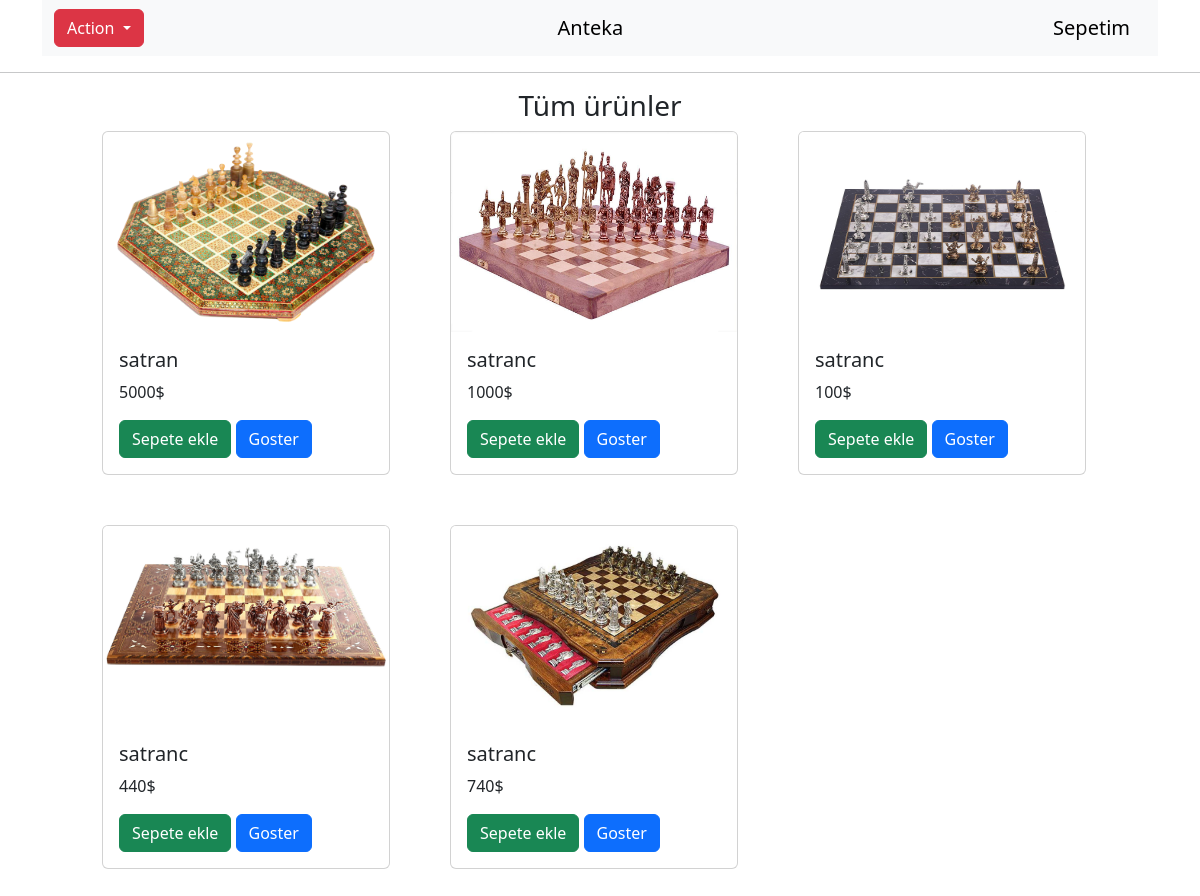
The page /internet-pro/build/satranc.php on the database its author committed.
### tables this page shows
CREATE TABLE `satranc` (
  `id` int(11) NOT NULL,
  `name` text NOT NULL,
  `price` text NOT NULL,
  `image` text NOT NULL
);

### internet-pro/build/satranc.php (the view, shortened to what this page needs)
<!DOCTYPE html>
<html lang="en">
<head>
    <link rel="stylesheet" href="../css/bootstrap.min.css">
    <link rel="stylesheet" href="../css/index.css">
</head>
<body>
    <div class="container">
    <nav class="navbar bg-body-tertiary">
    <div class="container-fluid">
    <div class="btn-group">
  <button type="button" class="btn btn-danger dropdown-toggle" data-toggle="dropdown" >
    Action
  </button>
</div>
    <a class="navbar-brand" href="../login.php">Anteka</a>
    <a href="card.php" class="navbar-brand">Sepetim</a>
    </div>
    </div>
<hr>
<center>
    <h3>Tüm ürünler</h3>
    </center>
    <?php
    include('../config.php');
    $result=mysqli_query($con,'SELECT * FROM satranc');
    while($row=mysqli_fetch_array($result)){
        echo "
        <div class='container'>
        <div class='card' style='width: 18rem; margin-bottom:50px;'>
        <img src='$row[image]' class='card-img-top'  width='100%' height='200px'>
        <div class='card-body'>
        <h5 class='card-title'>$row[name]</h5>
        <p class='card-text'>$row[price]</p>
        <a href='val.php? id=$row[id]' class='btn btn-success'>Sepete ekle</a>
        <a href='gor.php? id=$row[id]' class='btn btn-primary'>Goster</a>
        </div>
        </div>
        </div>
        ";
    }
    ?>
</body>
</html>

### internet-pro/build/satranc.php (style rules this page uses)
.card { float: left; margin-left: 60px; }

### rows shown on the page
satranc: image (picture), name "satran", price "5000$"
satranc: image (picture), name "satranc", price "1000$"
satranc: image (picture), name "satranc", price "100$"
satranc: image (picture), name "satranc", price "440$"
satranc: image (picture), name "satranc", price "740$"
